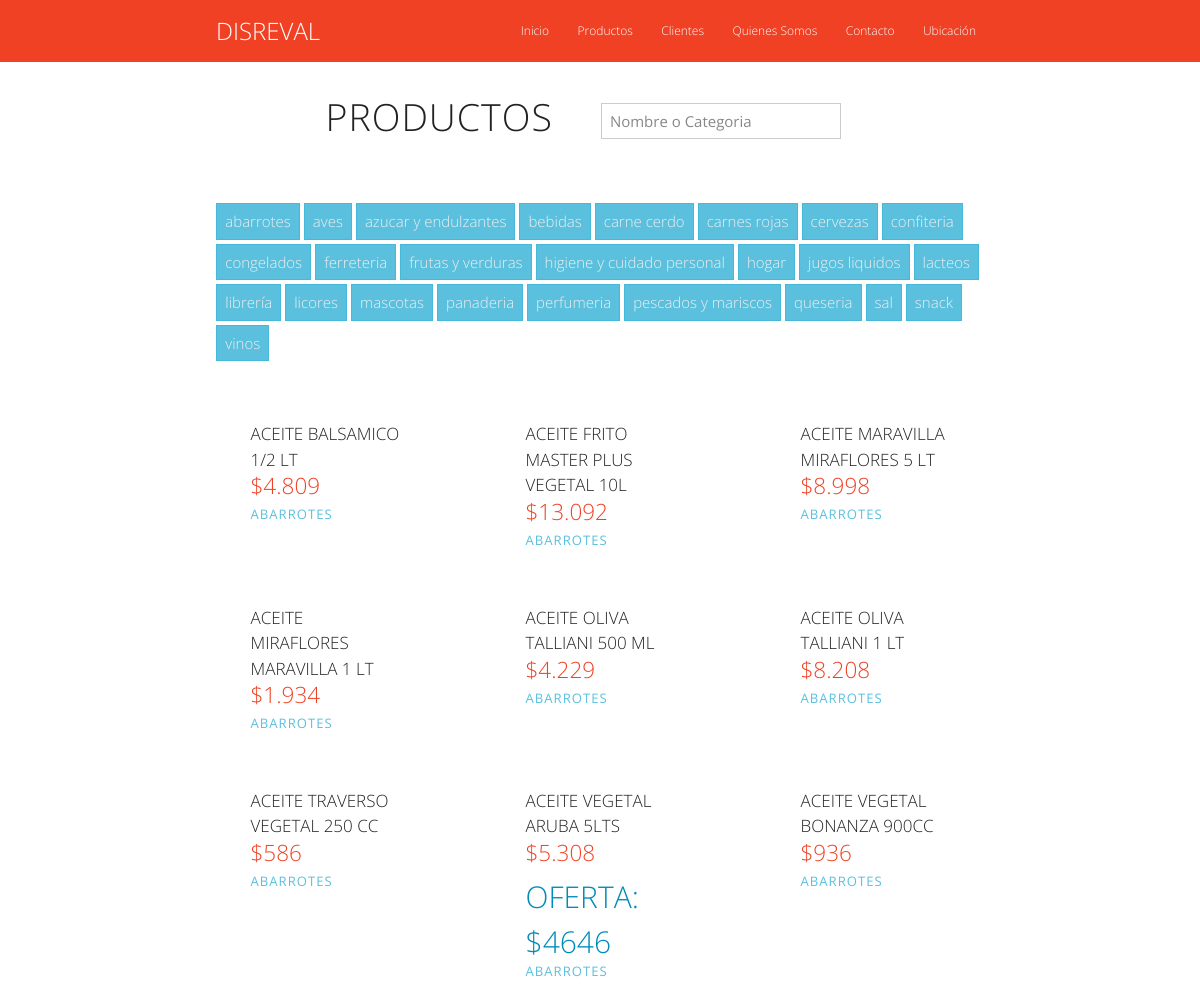
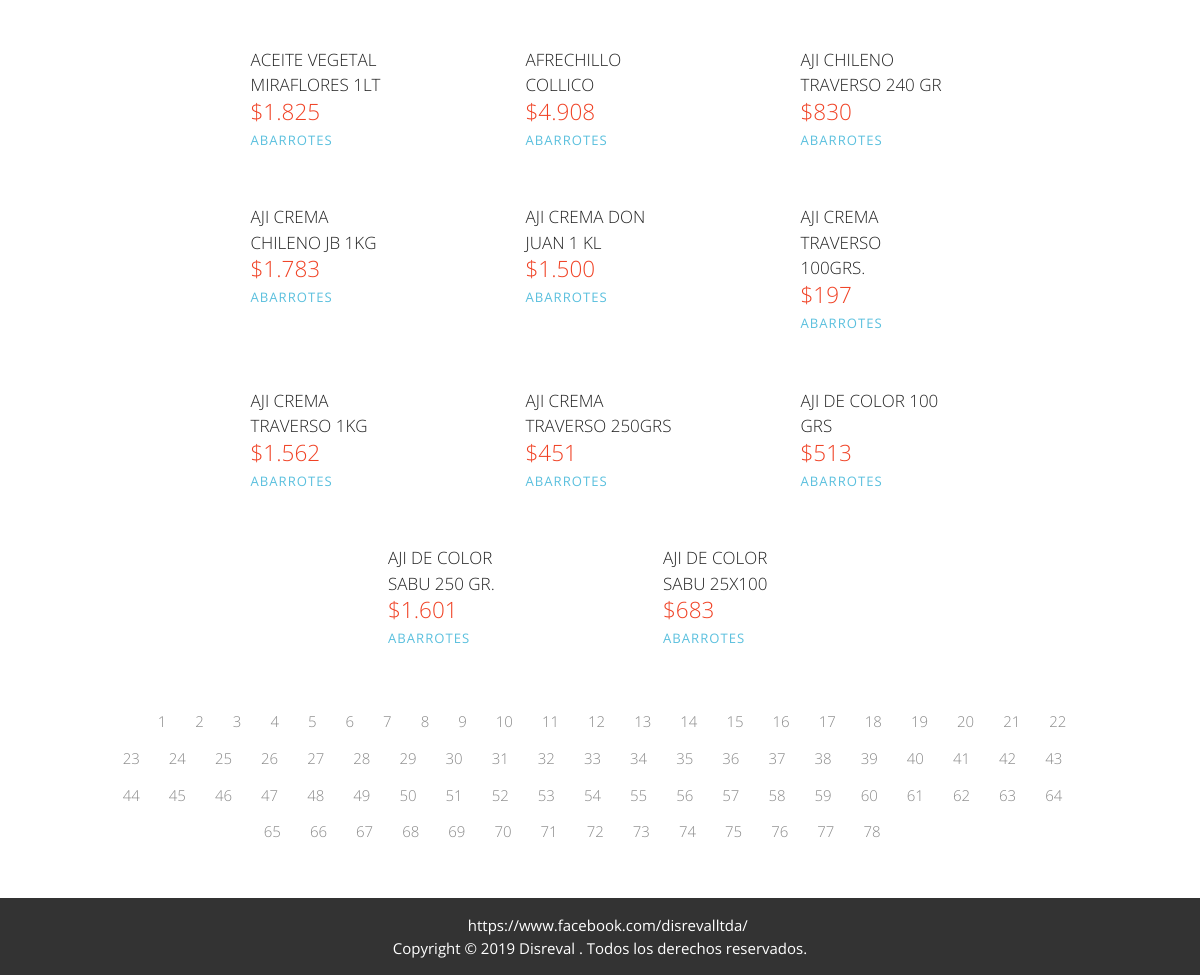
The page /Productos on the database its author committed (2 pictures, top to bottom).
### back/models.py (models this page shows)
class Department(models.Model):
    department_id=models.AutoField(primary_key=True)
    department_name=models.CharField(max_length=70)
    def __str__(self):
        return self.department_name

class Product(models.Model):
    bar_code=models.BigIntegerField(primary_key=True)
    plu=models.IntegerField(null=True)
    name=models.CharField(max_length=100)
    department=models.ForeignKey(Department,on_delete=models.CASCADE,null=True)
    cost=models.IntegerField(null=True)
    normal_price=models.IntegerField(null=True)
    m_com=models.FloatField(null=True)
    m_uti=models.FloatField(null=True)
    offer_price=models.IntegerField(null=True)
    stock=models.IntegerField(null=True)
    def getPrice(self):
        return "{:,}".format(self.normal_price).replace(',','.')

### front/views.py (the view)
# urls.py: url(r'Productos',views.products,name="Productos"),
def products(request):
    product_list=Product.objects.order_by('offer_price')
    department_list=Department.objects.all().distinct()
    queryset_list = Product.objects.all()
    query = request.GET.get("q")
    if query:
        queryset_list = queryset_list.filter(
            Q(name__icontains=query)|
            Q(department__department_name__icontains=query)
        ).distinct().order_by('normal_price')
    print(query)
    page=request.GET.get('page', 1)
    paginator = Paginator(queryset_list, 20)
    try:
        products = paginator.page(page)
    except PageNotAnInteger:
        products = paginator.page(1)
    except EmptyPage:
        products = paginator.page(paginator.num_pages)
    return render(request, 'productos.html', { 'products': products,'department_list':department_list,'query':query})

### front/templates/productos.html (shortened to what this page needs)
{% extends "index.html" %}
{% block productos %}
{% load static %}
{% load humanize %}
{% load l10n %}
<div class="row mt-4 mb-5 " >
  <div class="col   pt-2 pb-2 d-flex justify-content-center align-items-center">
      <h1 class="  text-dark text-center " style="letter-spacing: 1px;"> <span>PRODUCTOS </span></h1>
      <form action="{%url 'Productos' %}" method="get">
      <div class=" input-group md-form form-sm form-2 ml-5 ">
        <input id="buscar" name="q" class="form-control my-0 py-1  " type="text" placeholder="Nombre o Categoria" aria-label="Search">
         <button type="submit" class="btn btn-white text-white ml-2 ">BUSCAR</button>
         </form>
       </div>
  </div>
</div>
<div class="row ml-5 mr-5 d-flex justify-content-center">
          <div class="col-9 d-flex flex-wrap">
    {% for dep  in department_list %}
            <form action="{%url 'Productos' %}" method="get" class=" ">
      <button type="submit" class="btn btn-info text-light mb-1 ml-1">{{ dep.department_name.lower }}</button>
   </form>
            {% endfor %}
          </div>
        </div>
<div class="row ml-5 mr-5 mt-0 d-flex justify-content-center mt-2  bg-white text-dark" id="productList">
{% for product in products %}
 <div class="col-2 bg-white mt-5 ml-5 mr-5 text-left">
  <span style="font-weight:lighter ;font-size:17px" class="text-dark" > {{product.name}}</span><br>
  <span class="text-danger bg-info" style="font-size:16px;"><h4 style="font-weight:lighter">${{product.getPrice }}</h4></span>
  {% if product.offer_price > 0  %}
  <span class="text-primary " style="font-size:30px;font-weight:lighter">OFERTA: ${{product.offer_price}}</span>
  {% endif %}
  <h6 class="text-info small" style="letter-spacing: 1px;">{{product.department}}</h6>
 </div>
 {% endfor %}
</div>
<div class="row d-flex justify-content-center mt-5">
  {% if query %}
  {% if products.has_other_pages %}
 <div class=" col-10 pagination d-flex justify-content-center  flex-wrap">
       {% if products.has_previous %}
       <li class="page-item"><a class="page-link" href="?q={{ query }}&page={{ products.previous_page_number }}"><i class="fas fa-chevron-left"></i></a></li>
       {% else %}
              <span><li class="page-item"><a class="page-link disabled" ><i class="fas fa-chevron-left"></i></a></li></span>
       {% endif %}
       {% for i in products.paginator.page_range %}
         {% if products.number == i %}
         <span><a class="page-link disabled" > {{ i }} </a></li></span>
         {% else %}
         <li class="page-item"><a class="page-link" href="?q={{ query }}&page={{ i }}">{{ i }}</a></li>
         {% endif %}
       {% endfor %}
       {% if products.has_next %}
         <li class="page-item" ><a class="page-link" href="?q={{ query }}&page={{products.next_page_number }}"><i class="fas fa-chevron-right"></i></a></li>
       {% else %}
          <span ><li class="page-item"><a class="page-link disabled" ><i class="fas fa-chevron-right"></i></a></li></span>
       {% endif %}
       {% endif %}
       {% else %}
       {% if products.has_other_pages %}
 <div class=" col-10 pagination d-flex justify-content-center  flex-wrap">
       {% if products.has_previous %}
       <li class="page-item"><a class="page-link" href="?page={{ products.previous_page_number }}"><i class="fas fa-chevron-left"></i></a></li>
       {% else %}
              <span><li class="page-item"><a class="page-link disabled" ><i class="fas fa-chevron-left"></i></a></li></span>
       {% endif %}
       {% for i in products.paginator.page_range %}
         {% if products.number == i %}
         <span><a class="page-link disabled" > {{ i }} </a></li></span>
         {% else %}
         <li class="page-item"><a class="page-link" href="?page={{ i }}">{{ i }}</a></li>
         {% endif %}
       {% endfor %}
       {% if products.has_next %}
         <li class="page-item" ><a class="page-link" href="?page={{products.next_page_number }}"><i class="fas fa-chevron-right"></i></a></li>
       {% else %}
          <span ><li class="page-item"><a class="page-link disabled" ><i class="fas fa-chevron-right"></i></a></li></span>
       {% endif %}
       {% endif %}
   {% endif %}
 </div>
</div>
{% endblock %}

### front/templates/index.html (shortened to what this page needs)
<!DOCTYPE html>
<html lang="es">
        {% load static %}
    <head>
        <link href="https://stackpath.bootstrapcdn.com/bootswatch/4.3.1/yeti/bootstrap.min.css" rel="stylesheet">
        <link href="{% static 'css/estilos.css' %}" rel="stylesheet"/>
        <link rel="stylesheet" href="{% static 'fontawesome-free-5.7.2-web/css/all.css' %}">
    </head>
    <body class="">
    <div class="container-fluid">
             <header class="row d-flex justify-content-center sticky-top bg-danger " >
  <nav class="col-lg-8 navbar navbar-expand-lg navbar-danger bg-danger">
  <a class="navbar-brand text-white" style="font-size:2vw" href="#">DISREVAL</a>
  <div class="collapse navbar-collapse "  style="font-size:1vw" id="navbarText">
    <div class="navbar-nav ml-auto a">
      <a class="nav-link text-white" href="{%url 'Inicio'%}"><i class="fas fa-home "></i> Inicio <span class="sr-only">(current)</span></a>
      <a class="nav-link text-white" href="{%url 'Productos'%}"><i class="fas fa-coins"></i> </i> Productos</a>
      <a class="nav-link text-white" href="{%url 'Clientes'%}"><i class="fas fa-building"></i> Clientes</a>
      <a class="nav-link text-white" href="{%url 'QuienesSomos'%}"><i class="fas fa-book-open"></i> Quienes Somos</a>
      <a class="nav-link text-white" href="{%url 'Contactar'%}"><i class="fas fa-address-book"></i> Contacto</a>
      <a class="nav-link text-white " href="{%url 'Ubicacion'%}"><i class="fas fa-map-marker-alt"> </i> Ubicación</a>
    </div>
  </div>
</nav>
</header>
                {% block productos %}
                {% endblock %}
             <footer class="row   bg-dark  pt-3 pb-3 text-white mt-5 ">
               <div class="col-12 d-flex justify-content-center   ">
                <a href="#" class="text-white"><i class="fab fa-facebook-square"></i>
                      https://www.facebook.com/disrevalltda/</a>
                 </div>
                 <div class="col-12 d-flex justify-content-center">
                  Copyright © 2019 Disreval . Todos los derechos reservados.
                 </div>
             </footer>
</body>
</html>

### rows shown on the page
Department: department_name "abarrotes"
Department: department_name "aves"
Department: department_name "azucar y endulzantes"
Department: department_name "bebidas"
Department: department_name "carne cerdo"
Department: department_name "carnes rojas"
Department: department_name "cervezas"
Department: department_name "confiteria"
Department: department_name "congelados"
Department: department_name "ferreteria"
Department: department_name "frutas y verduras"
Department: department_name "higiene y cuidado personal"
Department: department_name "hogar"
Department: department_name "jugos liquidos"
Department: department_name "lacteos"
Department: department_name "librería"
Department: department_name "licores"
Department: department_name "mascotas"
Department: department_name "panaderia"
Department: department_name "perfumeria"
Department: department_name "pescados y mariscos"
Department: department_name "queseria"
Department: department_name "sal"
Department: department_name "snack"
Department: department_name "vinos"
Product: name "ACEITE BALSAMICO 1/2 LT", getPrice "4.809", department "ABARROTES"
Product: name "ACEITE FRITO MASTER PLUS VEGETAL 10L", getPrice "13.092", department "ABARROTES"
Product: name "ACEITE MARAVILLA MIRAFLORES 5 LT", getPrice "8.998", department "ABARROTES"
Product: name "ACEITE MIRAFLORES MARAVILLA 1 LT", getPrice "1.934", department "ABARROTES"
Product: name "ACEITE OLIVA TALLIANI 500 ML", getPrice "4.229", department "ABARROTES"
Product: name "ACEITE OLIVA TALLIANI 1 LT", getPrice "8.208", department "ABARROTES"
Product: name "ACEITE TRAVERSO VEGETAL 250 CC", getPrice "586", department "ABARROTES"
Product: name "ACEITE VEGETAL ARUBA 5LTS", getPrice "5.308", offer_price "4646", department "ABARROTES"
Product: name "ACEITE VEGETAL BONANZA 900CC", getPrice "936", department "ABARROTES"
Product: name "ACEITE VEGETAL MIRAFLORES 1LT", getPrice "1.825", department "ABARROTES"
Product: name "AFRECHILLO COLLICO", getPrice "4.908", department "ABARROTES"
Product: name "AJI CHILENO TRAVERSO 240 GR", getPrice "830", department "ABARROTES"
Product: name "AJI CREMA CHILENO JB 1KG", getPrice "1.783", department "ABARROTES"
Product: name "AJI CREMA DON JUAN 1 KL", getPrice "1.500", department "ABARROTES"
Product: name "AJI CREMA TRAVERSO 100GRS.", getPrice "197", department "ABARROTES"
Product: name "AJI CREMA TRAVERSO 1KG", getPrice "1.562", department "ABARROTES"
Product: name "AJI CREMA TRAVERSO 250GRS", getPrice "451", department "ABARROTES"
Product: name "AJI DE COLOR 100 GRS", getPrice "513", department "ABARROTES"
Product: name "AJI DE COLOR SABU 250 GR.", getPrice "1.601", department "ABARROTES"
Product: name "AJI DE COLOR SABU 25X100", getPrice "683", department "ABARROTES"

### other values the page prints
{{ i }} "1"
{{ i }} "2" "3" "4" "5" "6" "7" "8" "9" "10" "11" "12" "13" "14" "15" "16" "17" "18" "19" "20" "21" "22" "23" "24" "25" "26" "27" "28" "29" "30" "31" "32" "33" "34" "35" "36" "37" "38" "39" "40" "41" "42" "43" "44" "45" "46" "47" "48" "49" "50" "51" "52" "53" "54" "55" "56" "57" "58" "59" "60" "61" "62" "63" "64" "65" "66" "67" "68" "69" "70" "71" "72" "73" "74" "75" "76" "77" "78"
